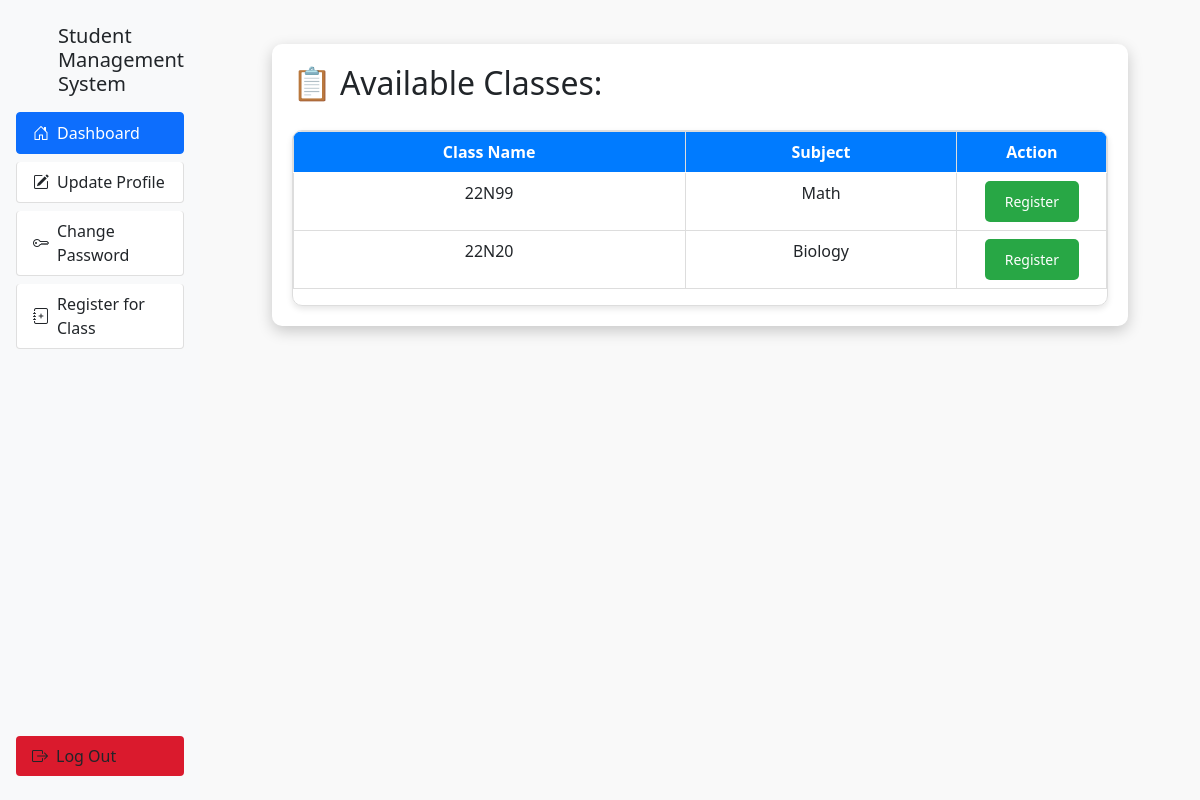
Page /user/classes/available (signed in) on the committed database.
### main.py (models this page shows)
class Class(db.Model):
    id_class = db.Column(db.Integer, primary_key=True)
    name = db.Column(db.String(255), nullable=False)
    id_subject = db.Column(db.Integer, db.ForeignKey('subject.id_subject'), nullable=True)
    id_user = db.Column(db.Integer, db.ForeignKey('user.id'), nullable=True)

class Subject(db.Model):
    id_subject = db.Column(db.Integer, primary_key=True)
    name = db.Column(db.String(255), nullable=False)
    id_class = db.Column(db.Integer, db.ForeignKey('class.id_class'), nullable=True)

### main.py (the view)
@app.route('/user/classes/available', methods=['GET'])
def available_classes():
    if not session.get('user_id'):
        flash("You need to log in to view available classes.", "danger")
        return redirect('/')
    user_id = session.get('user_id')
    registered_classes = db.session.query(Student_Class.class_id, Student_Class.status) \
        .filter(Student_Class.user_id == user_id) \
        .all()
    available_classes = db.session.query(Class, Subject.name.label('subject_name')) \
        .outerjoin(Subject, Class.id_subject == Subject.id_subject) \
        .all()
    class_list = []
    registered_dict = {c: status for c, status in registered_classes}  # Chuyển thành dict để tra cứu nhanh
    for class_info, subject_name in available_classes:
        if class_info.id_class in registered_dict:  # Nếu đã đăng ký
            if registered_dict[class_info.id_class] == 0:  # Trạng thái chưa duyệt
                is_registered = True
            else:  # Trạng thái đã duyệt, bỏ qua
                continue
        else:  # Nếu chưa đăng ký
            is_registered = False
        class_list.append((class_info, subject_name, is_registered))
    return render_template('user/available_classes.html', classes=class_list)

### templates/user/available_classes.html (shortened to what this page needs)
{% extends "user/layout.html" %}
{% block content %}
<div class="wrapper">
    <div class="content">
        <div>
            <h2>📋 Available Classes:</h2>
        </div>
        {% if classes %}
        <div class="table-container">
            <table class="table">
                <thead>
                    <tr>
                        <th>Class Name</th>
                        <th>Subject</th>
                        <th style="width:150px">Action</th>
                    </tr>
                </thead>
                <tbody>
                    {% for class_info, subject_name, is_registered in classes %}
                    <tr>
                        <td>{{ class_info.name }}</td>
                        <td>{{ subject_name }}</td>
                        <td class="text-center">
                            {% if is_registered %}
                            <form action="{{ url_for('unregister_class', class_id=class_info.id_class) }}"
                                method="POST">
                                <button type="submit" class="btn btn-danger btn-sm"> Unregister</button>
                            </form>
                            {% else %}
                            <form action="{{ url_for('register_class', class_id=class_info.id_class) }}" method="POST">
                                <button type="submit" class="btn btn-success btn-sm"> Register</button>
                            </form>
                            {% endif %}
                        </td>
                    </tr>
                    {% endfor %}
                </tbody>
            </table>
        </div>
        {% else %}
        <div class="no-classes">
            <p>No available classes to register.</p>
        </div>
        {% endif %}
    </div>
</div>
{% endblock content %}

### templates/user/available_classes.html (style rules this page uses)
body { margin: 0; padding: 0; background: #f9f9f9; }
.wrapper { width: 90%; max-width: 1200px; margin: 20px auto; padding: 20px; background: #ffffff; box-shadow: 0px 5px 15px rgba(0, 0, 0, 0.2); border-radius: 10px; }
.content { width: 100%; display: flex; flex-direction: column; gap: 20px; }
.table-container { border: 1px solid #ddd; border-radius: 10px; overflow: hidden; box-shadow: 0px 3px 6px rgba(0, 0, 0, 0.1); }
table { width: 100%; border-collapse: collapse; }
table thead { background: #007bff; color: white; }
table th, table td { padding: 10px; text-align: center; border: 1px solid #ddd; }
.btn { font-size: 14px; padding: 8px 12px; border-radius: 5px; transition: background-color 0.3s ease; }
.btn-success { background-color: #28a745; border: none; padding: 10px 20px; color: white; border-radius: 5px; cursor: pointer; }

### rows in the picture
Class: name "22N99", name "Math"
Class: name "22N20", name "Biology"
